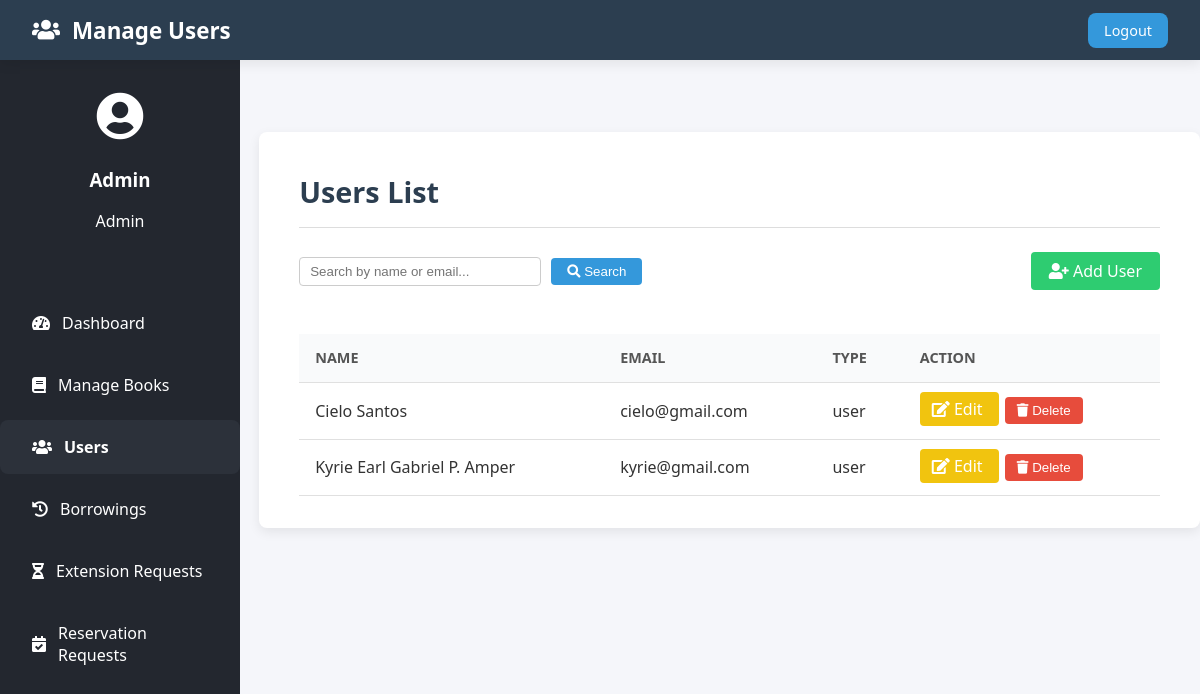
The page /manage-users.php (signed in) on the database as committed earlier.
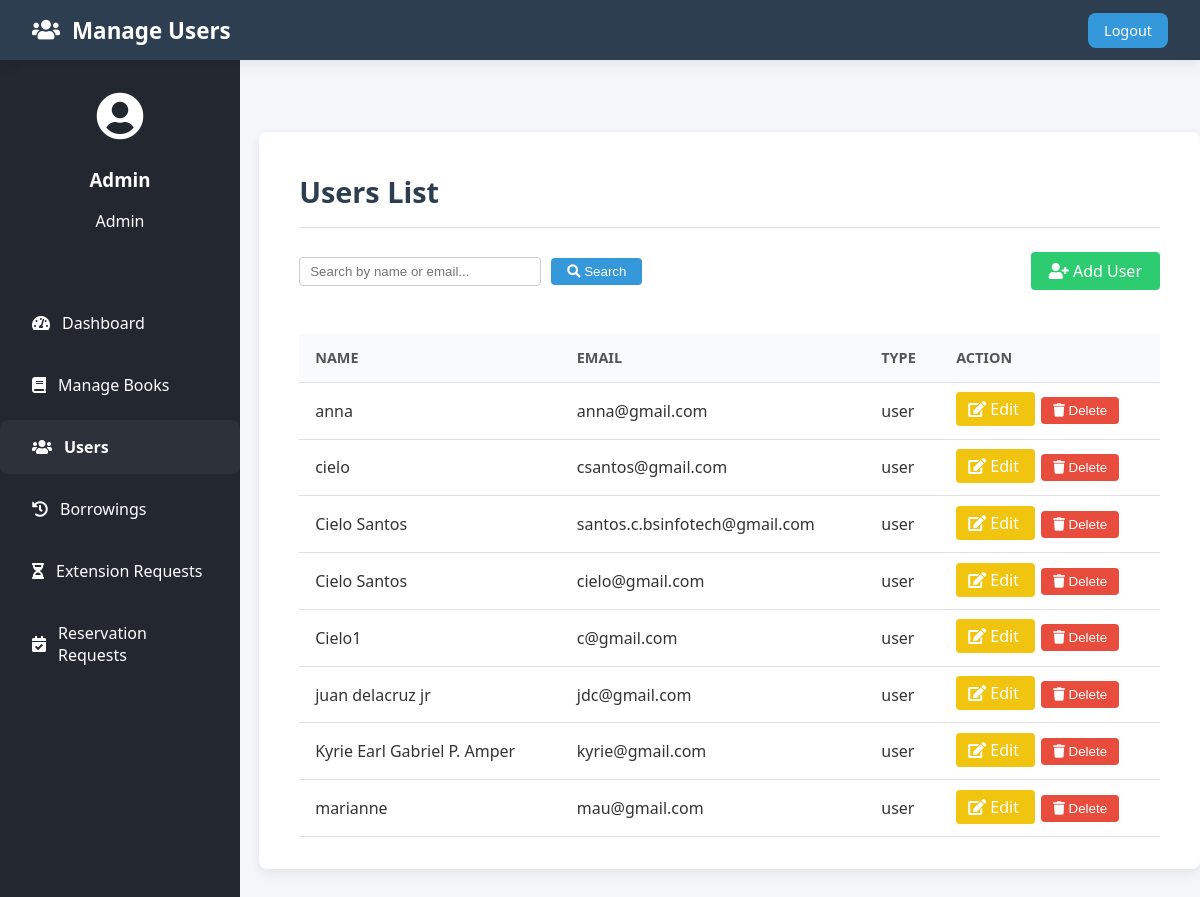
The same page on the database as committed later.
### tables this page shows
CREATE TABLE `users` (
  `user_id` int(11) NOT NULL,
  `full_name` varchar(100) NOT NULL,
  `email` varchar(100) NOT NULL,
  `password` varchar(255) NOT NULL,
  `user_type` enum('user','admin') DEFAULT 'user',
  `registered_at` datetime DEFAULT current_timestamp()
);

### manage-users.php (the view, shortened to what the changed rows need)
<?php
require_once 'config.php';
if (isset($_GET['search'])) {
    $search = trim($_GET['search']);
    $stmt = $conn->prepare("SELECT * FROM users WHERE user_type != 'admin' AND (full_name LIKE ? OR email LIKE ?) ORDER BY full_name ASC");
    $like = "%$search%";
    $stmt->bind_param("ss", $like, $like);
    $stmt->execute();
    $result = $stmt->get_result();
    $users = [];
    if ($result && $result->num_rows > 0) {
        while ($row = $result->fetch_assoc()) {
            $users[] = $row;
        }
    }
    $stmt->close();
} else {
    $users = [];
    $result = $conn->query("SELECT * FROM users WHERE user_type != 'admin' ORDER BY full_name ASC");
    if ($result && $result->num_rows > 0) {
        while ($row = $result->fetch_assoc()) {
            $users[] = $row;
        }
    }
}
?>
<!DOCTYPE html>
<html lang="en">
<head>
    <link rel="stylesheet" href="https://cdnjs.cloudflare.com/ajax/libs/font-awesome/5.15.4/css/all.min.css">
    <link rel="stylesheet" href="admin.css">
</head>
<body>
    <header class="admin-header">
        <h1><i class="fas fa-users"></i> Manage Users</h1>
    </header>
    <div class="admin-wrapper">
        <div class="admin-container">
            <main class="admin-main">
                <section class="admin-section active">
                    <h2>Users List</h2>
    <?php if (empty($users)): ?>
        <div class="no-data">No users found.</div>
    <?php else: ?>
        <div style="overflow-x:auto;">
        <table>
            <thead>
                <tr>
                    <th>Name</th>
                    <th>Email</th>
                    <th>Type</th>
                    <th>Action</th>
                </tr>
            </thead>
            <tbody>
            <?php foreach ($users as $user): ?>
                <tr>
                    <td><?= htmlspecialchars($user['full_name']) ?></td>
                    <td><?= htmlspecialchars($user['email']) ?></td>
                    <td><?= htmlspecialchars($user['user_type']) ?></td>
                    <td>
                        <a href="edit-user.php?user_id=<?= $user['user_id'] ?>" style="background:#f1c40f;color:#fff;padding:6px 12px;border-radius:4px;text-decoration:none;margin-right:6px;">
                            <i class="fas fa-edit"></i> Edit
                        </a>
                        <form method="post" style="display:inline;" onsubmit="return confirm('Are you sure you want to delete this user?');">
                            <button type="submit" style="background:#e74c3c;color:#fff;border:none;padding:6px 12px;border-radius:4px;cursor:pointer;">
                                <i class="fas fa-trash"></i> Delete
                            </button>
                        </form>
                    </td>
                </tr>
            <?php endforeach; ?>
            </tbody>
        </table>
        </div>
    <?php endif; ?>
                </section>
            </main>
        </div>
    </div>
</body>
</html>

Rows that differ between the two databases and show on the page:
added users: full_name "anna", email "anna@gmail.com", user_type "user"
added users: full_name "cielo", email "csantos@gmail.com", user_type "user"
now on this page (row edited): users: full_name "Cielo Santos", email "santos.c.bsinfotech@gmail.com", user_type "user"
added users: full_name "Cielo1", email "c@gmail.com", user_type "user"
added users: full_name "juan delacruz jr", email "jdc@gmail.com", user_type "user"
added users: full_name "marianne", email "mau@gmail.com", user_type "user"
